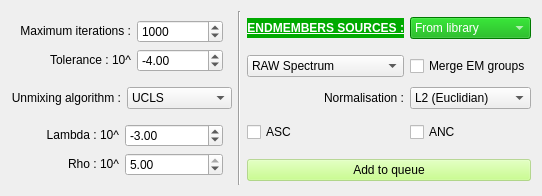
        <widget class="QWidget" name="tab">
         <attribute name="title">
          <string>Unmixing parameters</string>
         </attribute>
         <layout class="QHBoxLayout" name="horizontalLayout">
          <item>
           <layout class="QGridLayout" name="gridLayout_3" rowstretch="0,0,0,0,0,0">
            <item row="4" column="5">
             <widget class="QCheckBox" name="checkBox_unmix_ANC">
              <property name="toolTip">
               <string>Abundance Non-negativity Constraint (ANC): enforce abundances ≥ 0.</string>
              </property>
              <property name="text">
               <string>ANC</string>
              </property>
             </widget>
            </item>
            <item row="4" column="4">
             <widget class="QCheckBox" name="checkBox_unmix_ASC">
              <property name="toolTip">
               <string>Abundance Sum-to-one Constraint (ASC): enforce abundances to sum to 1.</string>
              </property>
              <property name="text">
               <string>ASC</string>
              </property>
             </widget>
            </item>
            <item row="2" column="5">
             <widget class="QCheckBox" name="checkBox_unmix_merge_EM_groups">
              <property name="toolTip">
               <string>Merge endmember groups and treat all endmembers as a single pool during unmixing.</string>
              </property>
              <property name="text">
               <string>Merge EM groups</string>
              </property>
             </widget>
            </item>
            <item row="1" column="5">
             <widget class="QComboBox" name="comboBox_endmembers_use_for_unmixing">
              <property name="toolTip">
               <string>Choose endmembers to use for the study</string>
              </property>
              <property name="styleSheet">
               <string notr="true">background-color: rgb(0, 170, 0);
color: rgb(255, 255, 255);</string>
              </property>
              <item>
               <property name="text">
                <string>From library</string>
               </property>
              </item>
              <item>
               <property name="text">
                <string>Manual</string>
               </property>
              </item>
              <item>
               <property name="text">
                <string>Auto</string>
               </property>
              </item>
             </widget>
            </item>
            <item row="1" column="4">
             <widget class="QLabel" name="label_EM_choose">
              <property name="minimumSize">
               <size>
                <width>100</width>
                <height>0</height>
               </size>
              </property>
              <property name="maximumSize">
               <size>
                <width>16777215</width>
                <height>20</height>
               </size>
              </property>
              <property name="styleSheet">
               <string notr="true">background-color: rgb(0, 170, 0);</string>
              </property>
              <property name="text">
               <string>&lt;html&gt;&lt;head/&gt;&lt;body&gt;&lt;p&gt;&lt;span style=&quot; font-weight:600; text-decoration: underline; color:#ffffff;&quot;&gt;ENDMEMBERS SOURCES :&lt;/span&gt;&lt;/p&gt;&lt;/body&gt;&lt;/html&gt;</string>
              </property>
              <property name="alignment">
               <set>Qt::AlignRight|Qt::AlignTrailing|Qt::AlignVCenter</set>
              </property>
             </widget>
            </item>
            <item row="3" column="4">
             <widget class="QLabel" name="label_normalisation_unmix">
              <property name="maximumSize">
               <size>
                <width>16777215</width>
                <height>20</height>
               </size>
              </property>
              <property name="text">
               <string>Normalisation :</string>
              </property>
              <property name="alignment">
               <set>Qt::AlignRight|Qt::AlignTrailing|Qt::AlignVCenter</set>
              </property>
             </widget>
            </item>
            <item row="3" column="5">
             <widget class="QComboBox" name="comboBox_normalisation_unmix">
              <property name="sizePolicy">
               <sizepolicy hsizetype="Expanding" vsizetype="Fixed">
                <horstretch>0</horstretch>
                <verstretch>0</verstretch>
               </sizepolicy>
              </property>
              <property name="toolTip">
               <string>Choose normalization to apply to spectra</string>
              </property>
              <item>
               <property name="text">
                <string>L2 (Euclidian)</string>
               </property>
              </item>
              <item>
               <property name="text">
                <string>L1 (Sum=1)</string>
               </property>
              </item>
              <item>
               <property name="text">
                <string>None</string>
               </property>
              </item>
             </widget>
            </item>
            <item row="2" column="4">
             <widget class="QComboBox" name="comboBox_preprocess">
              <property name="sizePolicy">
               <sizepolicy hsizetype="Expanding" vsizetype="Fixed">
                <horstretch>0</horstretch>
                <verstretch>0</verstretch>
               </sizepolicy>
              </property>
              <property name="toolTip">
               <string>Choose derivative to apply to the spectrum</string>
              </property>
              <item>
               <property name="text">
                <string>RAW Spectrum </string>
               </property>
              </item>
              <item>
               <property name="text">
                <string>First derivative</string>
               </property>
              </item>
              <item>
               <property name="text">
                <string>Second derivative</string>
               </property>
              </item>
             </widget>
            </item>
            <item row="1" column="1" rowspan="2" colspan="2">
             <widget class="QStackedWidget" name="stackedWidget_3">
              <property name="currentIndex">
               <number>0</number>
              </property>
              <widget class="QWidget" name="page_algo_param">
               <layout class="QGridLayout" name="gridLayout_6">
                <item row="1" column="1">
                 <widget class="QDoubleSpinBox" name="doubleSpinBox_unmix_lambda_2">
                  <property name="toolTip">
                   <string>Convergence tolerance exponent. The tolerance is interpreted as 10^(value).</string>
                  </property>
                  <property name="minimum">
                   <double>-7.000000000000000</double>
                  </property>
                  <property name="maximum">
                   <double>-2.000000000000000</double>
                  </property>
                  <property name="singleStep">
                   <double>0.100000000000000</double>
                  </property>
                  <property name="value">
                   <double>-4.000000000000000</double>
                  </property>
                 </widget>
                </item>
                <item row="0" column="0">
                 <widget class="QLabel" name="label_unmix_maxiter">
                  <property name="maximumSize">
                   <size>
                    <width>16777215</width>
                    <height>20</height>
                   </size>
                  </property>
                  <property name="text">
                   <string>Maximum iterations :</string>
                  </property>
                  <property name="alignment">
                   <set>Qt::AlignRight|Qt::AlignTrailing|Qt::AlignVCenter</set>
                  </property>
                 </widget>
                </item>
                <item row="0" column="1">
                 <widget class="QSpinBox" name="spinBox">
                  <property name="toolTip">
                   <string>Maximum number of iterations for the selected solver/optimizer.</string>
                  </property>
                  <property name="minimum">
                   <number>100</number>
                  </property>
                  <property name="maximum">
                   <number>3000</number>
                  </property>
                  <property name="singleStep">
                   <number>100</number>
                  </property>
                  <property name="value">
                   <number>1000</number>
                  </property>
                 </widget>
                </item>
                <item row="1" column="0">
                 <widget class="QLabel" name="label_unmx_tolerance">
                  <property name="maximumSize">
                   <size>
                    <width>16777215</width>
                    <height>20</height>
                   </size>
                  </property>
                  <property name="text">
                   <string>Tolerance : 10^</string>
                  </property>
                  <property name="alignment">
                   <set>Qt::AlignRight|Qt::AlignTrailing|Qt::AlignVCenter</set>
                  </property>
                 </widget>
                </item>
               </layout>
              </widget>
              <widget class="QWidget" name="page_classic"/>
             </widget>
            </item>
            <item row="3" column="1">
             <widget class="QLabel" name="label_unmix_algorithm_choice">
              <property name="text">
               <string>Unmixing algorithm :</string>
              </property>
              <property name="alignment">
               <set>Qt::AlignRight|Qt::AlignTrailing|Qt::AlignVCenter</set>
              </property>
             </widget>
            </item>
            <item row="3" column="2">
             <widget class="QComboBox" name="comboBox_unmix_algorithm">
              <property name="toolTip">
               <string>Select the unmixing algorithm. Available parameters and constraints depend on this choice.</string>
              </property>
              <item>
               <property name="text">
                <string>UCLS</string>
               </property>
              </item>
              <item>
               <property name="text">
                <string>NNLS</string>
               </property>
              </item>
              <item>
               <property name="text">
                <string>FCLS</string>
               </property>
              </item>
              <item>
               <property name="text">
                <string>Metric (cGFC)</string>
               </property>
              </item>
              <item>
               <property name="text">
                <string>SUnSAL</string>
               </property>
              </item>
             </widget>
            </item>
            <item row="5" column="4" colspan="2">
             <widget class="QPushButton" name="pushButton_add_queue_unmixing">
              <property name="minimumSize">
               <size>
                <width>100</width>
                <height>0</height>
               </size>
              </property>
              <property name="maximumSize">
               <size>
                <width>500</width>
                <height>16777215</height>
               </size>
              </property>
              <property name="toolTip">
               <string>Add the current unmixing configuration as a job in the queue.</string>
              </property>
              <property name="styleSheet">
               <string notr="true">background-color: rgba(186, 255, 112, 125);</string>
              </property>
              <property name="text">
               <string>Add to queue</string>
              </property>
             </widget>
            </item>
            <item row="4" column="1" rowspan="2" colspan="2">
             <widget class="QStackedWidget" name="stackedWidget_4">
              <property name="currentIndex">
               <number>0</number>
              </property>
              <widget class="QWidget" name="page_SUnSAL">
               <layout class="QGridLayout" name="gridLayout_7">
                <item row="0" column="1">
                 <widget class="QDoubleSpinBox" name="doubleSpinBox_unmix_lambda_3">
                  <property name="toolTip">
                   <string>SUnSAL lambda exponent. The parameter is interpreted as 10^(value).</string>
                  </property>
                  <property name="minimum">
                   <double>-5.000000000000000</double>
                  </property>
                  <property name="maximum">
                   <double>-1.000000000000000</double>
                  </property>
                  <property name="singleStep">
                   <double>0.100000000000000</double>
                  </property>
                  <property name="value">
                   <double>-3.000000000000000</double>
                  </property>
                 </widget>
                </item>
                <item row="0" column="0">
                 <widget class="QLabel" name="label_unmix_lambda">
                  <property name="maximumSize">
                   <size>
                    <width>16777215</width>
                    <height>20</height>
                   </size>
                  </property>
                  <property name="text">
                   <string>Lambda : 10^</string>
                  </property>
                  <property name="alignment">
                   <set>Qt::AlignRight|Qt::AlignTrailing|Qt::AlignVCenter</set>
                  </property>
                 </widget>
                </item>
                <item row="1" column="0">
                 <widget class="QLabel" name="label_unmix_lambda_2">
                  <property name="maximumSize">
                   <size>
                    <width>16777215</width>
                    <height>20</height>
                   </size>
                  </property>
                  <property name="text">
                   <string>Rho : 10^</string>
                  </property>
                  <property name="alignment">
                   <set>Qt::AlignRight|Qt::AlignTrailing|Qt::AlignVCenter</set>
                  </property>
                 </widget>
                </item>
                <item row="1" column="1">
                 <widget class="QDoubleSpinBox" name="doubleSpinBox_unmix_lambda_4">
                  <property name="toolTip">
                   <string>SUnSAL rho exponent. The parameter is interpreted as 10^(value).</string>
                  </property>
                  <property name="minimum">
                   <double>0.500000000000000</double>
                  </property>
                  <property name="maximum">
                   <double>5.000000000000000</double>
                  </property>
                  <property name="singleStep">
                   <double>0.100000000000000</double>
                  </property>
                  <property name="value">
                   <double>5.000000000000000</double>
                  </property>
                 </widget>
                </item>
               </layout>
              </widget>
              <widget class="QWidget" name="page_metric"/>
             </widget>
            </item>
            <item row="1" column="3" rowspan="5">
             <widget class="Line" name="line_3">
              <property name="orientation">
               <enum>Qt::Vertical</enum>
              </property>
             </widget>
            </item>
           </layout>
          </item>
         </layout>
        </widget>
